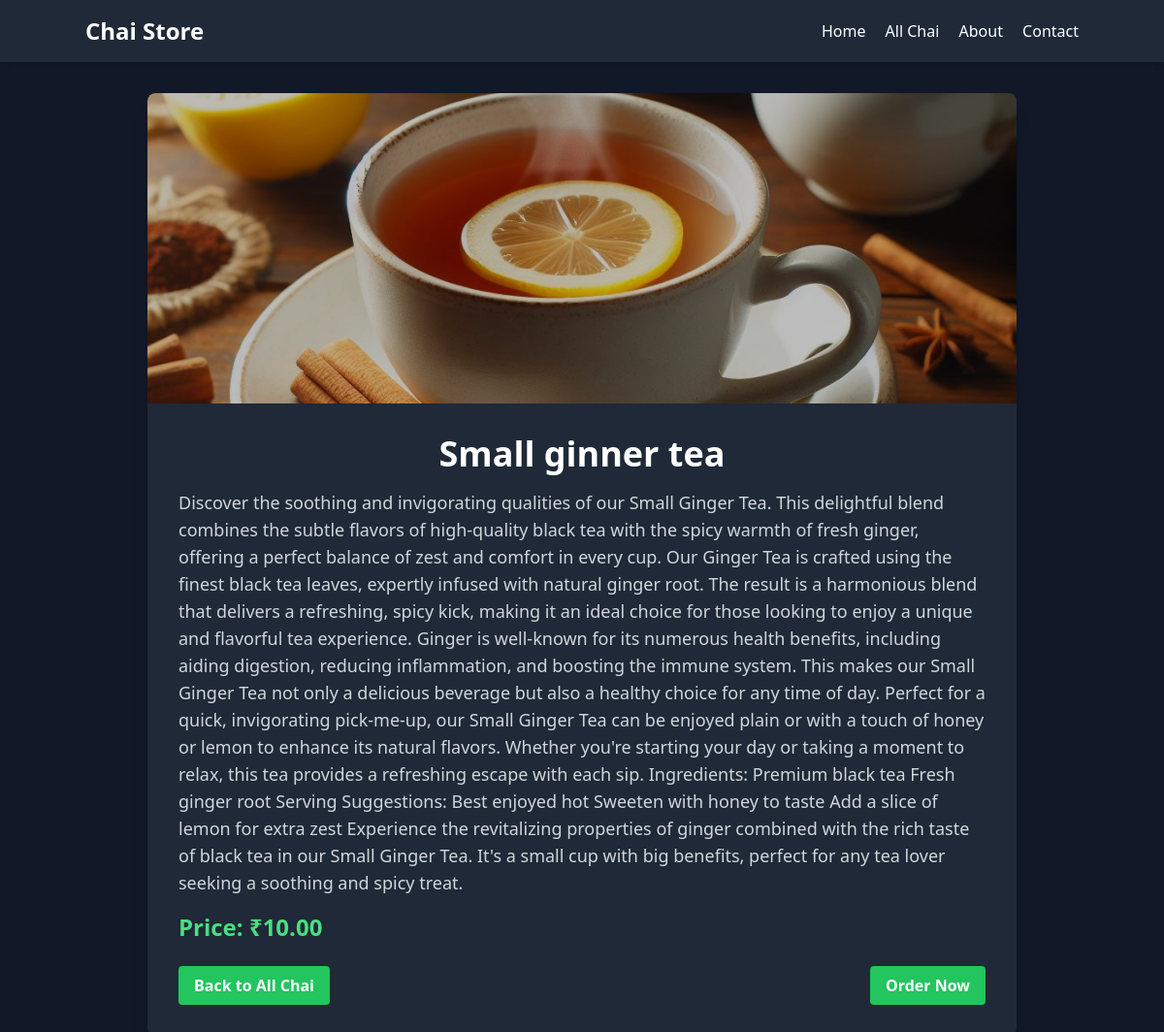
Page /chai/1/ on the committed database.
### chai/models.py (models this page shows, shortened)
class ChaiVariety(models.Model):
  CHAI_TYPE_CHOICES = [
    ('ML', 'MASALA'),
    ('GR', 'GINGER'),
    ('KL', 'KIWI'),
    ('PL', 'PLAIN'),
    ('EL', 'ELAICHI'),
  ]
  name = models.CharField(max_length=100)
  image = models.ImageField(upload_to='chais/')
  date_added = models.DateTimeField(default=timezone.now)
  type = models.CharField(max_length=2, choices=CHAI_TYPE_CHOICES, default='ML')
  description = models.TextField(default='')
  price = models.DecimalField(max_digits=10, decimal_places=2, default=0 )

### chai/views.py (the view)
# urls.py: path('<int:chai_id>/', views.chai_detail, name='chai_detail'),
def chai_detail(request, chai_id):
  chai = get_object_or_404(ChaiVariety, pk=chai_id)
  return render(request, 'chai/chai_detail.html', {'chai': chai})

### chai/templates/chai/chai_detail.html (shortened to what this page needs)
{% extends "layout.html" %}
{% block content %}
<div class="min-h-screen flex items-center justify-center bg-gray-900 text-white">
    <div class="max-w-4xl w-full mx-auto bg-gray-800 rounded-lg shadow-xl overflow-hidden">
        <div class="relative">
            <img class="w-full h-80 object-cover rounded-t-lg" src="{{ chai.image.url }}" alt="{{ chai.name }}">
            <div class="absolute inset-0 bg-black opacity-25"></div>
        </div>
        <div class="p-8">
            <h1 class="text-4xl font-semibold mb-4">{{ chai.name }}</h1>
            <p class="text-lg text-gray-300 mb-4">{{ chai.description }}</p>
            <p class="text-lg text-gray-100 mb-6">
                <span class="text-2xl font-bold text-green-400">Price: ₹{{ chai.price }}</span>
            </p>
            <div class="flex justify-between items-center">
                <a href="{% url 'allchai' %}" class="bg-green-500 hover:bg-green-600 text-white font-bold py-2 px-4 rounded transition duration-300">
                    Back to All Chai
                </a>
                <a href="#" class="bg-green-500 hover:bg-green-600 text-white font-bold py-2 px-4 rounded transition duration-300">
                    Order Now
                </a>
            </div>
        </div>
    </div>
</div>
{% endblock %}

### static/style.css (style rules this page uses)
body { background-color: #333131; color: aliceblue; }
h1 { text-align: center; font-style: 2em; }

### rows in the picture
ChaiVariety: image (picture), name "Small ginner tea", description "Discover the soothing and invigorating qualities of our Small Ginger Tea. This delightful blend combines the subtle flavors of high-quality black tea with the spicy warmth of fresh ginger, offering a perfect balance of zest and comfort in every cup. Our Ginger Tea is crafted using the finest black tea leaves, expertly infused with natural ginger root. The result is a harmonious blend that delivers a refreshing, spicy kick, making it an ideal choice for those looking to enjoy a unique and flavorful tea experience. Ginger is well-known for its numerous health benefits, including aiding digestion, reducing inflammation, and boosting the immune system. This makes our Small Ginger Tea not only a…", price "10.00"
